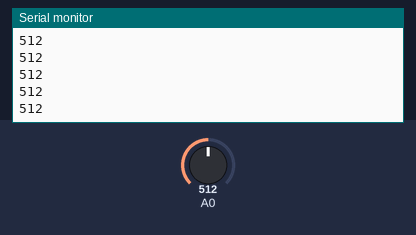
A sketch run on a simulated Arduino Uno, built for the host (arithmetic inside an expression is 32-bit, double 64-bit). Shown: the last lines printed to the serial monitor. The test bench sets the inputs (shaded band); at power-on: A0 = 512.

Above: at 1.2 s.
1.3 s: A0 set to 716
At 1.9 s:
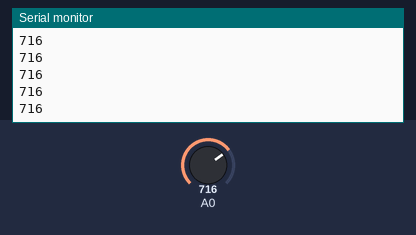
2.8 s: A0 set to 900
At 3.5 s:
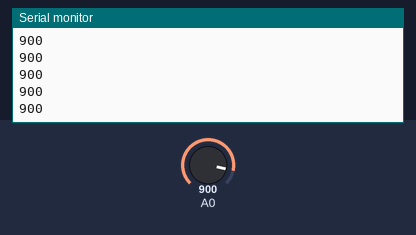
Timing chart, 0 to 5.8 s (numbered marks = the images above; inputs shaded):
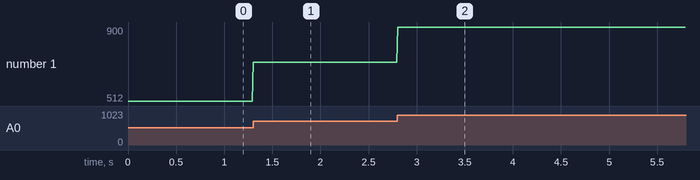

Measured:
- after the input at 1.3 s, the serial monitor: prints a new line at once (image 1)
- after the input at 2.8 s, the serial monitor: prints a new line at once (image 2)
- plotted number 1: 512 → 716 after the input at 1.3 s, 716 → 900 after the input at 2.8 s

The sketch:

test_cds.ino
```cpp
static const int cds = PA0;

void setup() {
  // put your setup code here, to run once:
  Serial.begin(9600);
  Serial.println("Hello");
  pinMode(cds, INPUT);
}

void loop() {
  // put your main code here, to run repeatedly:
  Serial.println(analogRead(cds));
  delay(10);
}
```
